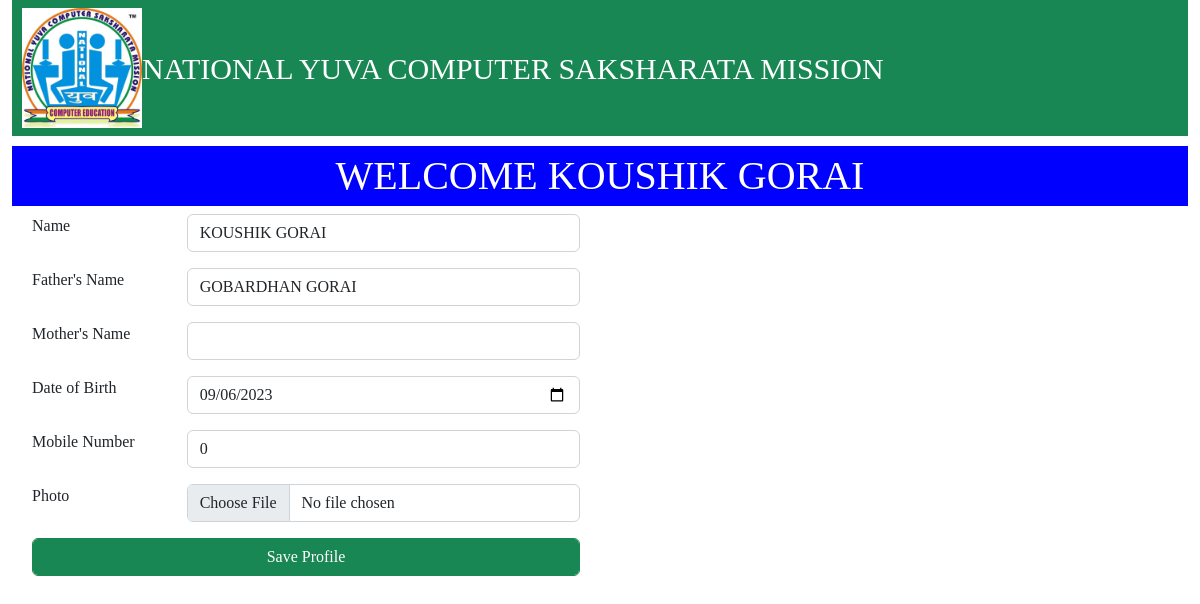
/admin/edit_user.php (signed in), run on the app's committed database.
### tables this page shows
CREATE TABLE `user` (
  `id` bigint(20) NOT NULL,
  `username` varchar(40) NOT NULL,
  `password` varchar(40) NOT NULL,
  `f_name` varchar(25) NOT NULL,
  `m_name` varchar(25) NOT NULL,
  `dob` date NOT NULL DEFAULT current_timestamp(),
  `mob` int(11) NOT NULL,
  `file` varchar(300) NOT NULL,
  `status` int(11) NOT NULL,
  `serial` bigint(20) NOT NULL,
  `date` date NOT NULL DEFAULT current_timestamp(),
  `course` varchar(20) NOT NULL,
  `admission_fees` int(11) NOT NULL,
  `Registration_fees` int(11) NOT NULL,
  `Tuituion_fees` int(11) NOT NULL,
  `Late_fees` int(11) NOT NULL,
  `Exam_fees` int(11) NOT NULL,
  `Maintain_fees` int(11) NOT NULL,
  `other_fees` int(11) NOT NULL,
  `total` int(11) NOT NULL
);

### admin/edit_user.php (the view, shortened to what this page needs)
<?php
include_once('connfig.php');
include_once('header.php');
$user = $_SESSION['username'];
$query = "SELECT * FROM user WHERE username = '$user'";
$run = mysqli_query($conn,$query);
$rows = mysqli_fetch_assoc($run);
?>
<!DOCTYPE html>
<html>
<head>
	<link href="https://cdn.jsdelivr.net/npm/bootstrap@5.2.0-beta1/dist/css/bootstrap.min.css" rel="stylesheet">
</head>
<body>
	<div class="head">
				WELCOME <?php if (isset($_SESSION['username'])){
					echo $_SESSION['username'];
				} ?>
			</div>
	<div class="container-fluid">
		<div class="row">
			<div class="col-sm-6">
				<form action="" method="post" enctype="multipart/form-data">
			<table class="table table-borderless">
				<tr><td>Name</td><td><input class="form-control" type="text" name="name" value="<?php echo $rows['username'];?>"></td></tr>
				<tr><td>Father's Name</td><td><input class="form-control" type="text" name="f_name" value="<?php echo $rows['f_name'];?>"></td></tr>
				<tr><td>Mother's Name</td><td><input class="form-control" type="text" name="m_name" value="<?php echo $rows['m_name'];?>"></td></tr>
				<tr><td>Date of Birth</td><td><input class="form-control" type="date" name="dob" value="<?php echo $rows['date'];?>"></td></tr>
				<tr><td>Mobile Number</td><td><input class="form-control" type="number" name="mob" value="<?php echo $rows['mob'];?>"></td></tr>
				<tr><td>Photo</td><td><input class="form-control" type="file" name="file"><input type="hidden" name="photo_old" value="<?php echo $rows['file'] ?>"></td></tr>
				<tr><td colspan="2"><input class="form-control btn btn-success" type="submit" name="submit" value="Save Profile"></td></tr>
			</table>
		</form>
		</div>
			</div>
		</div>
</body>
</html>

### admin/header.php (style rules this page uses)
* { font-family: Apple Chancery; }

### admin/edit_user.php (style rules this page uses)
.head { margin-top: 10px; background-color: blue; color:white; font-size: 40px; text-align: center; }

### data on the page
user: name "KOUSHIK GORAI", f_name "GOBARDHAN GORAI", dob "09/06/2023", mob "0"

### other printed values
$_SESSION['username'] "KOUSHIK GORAI"
